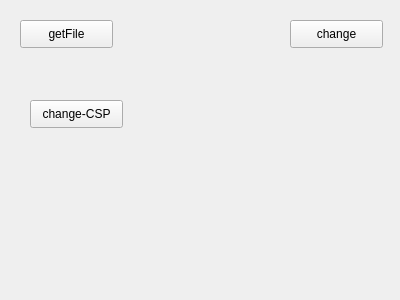
<?xml version="1.0" encoding="UTF-8"?>
<ui version="4.0">
 <class>HighLevel</class>
 <widget class="QWidget" name="HighLevel">
  <property name="geometry">
   <rect>
    <x>0</x>
    <y>0</y>
    <width>400</width>
    <height>300</height>
   </rect>
  </property>
  <property name="windowTitle">
   <string>Form</string>
  </property>
  <widget class="QPushButton" name="Btn_change">
   <property name="geometry">
    <rect>
     <x>290</x>
     <y>20</y>
     <width>93</width>
     <height>28</height>
    </rect>
   </property>
   <property name="text">
    <string>change</string>
   </property>
  </widget>
  <widget class="QPushButton" name="Btn_getFile">
   <property name="geometry">
    <rect>
     <x>20</x>
     <y>20</y>
     <width>93</width>
     <height>28</height>
    </rect>
   </property>
   <property name="text">
    <string>getFile</string>
   </property>
  </widget>
  <widget class="QPushButton" name="Btn_csp">
   <property name="geometry">
    <rect>
     <x>30</x>
     <y>100</y>
     <width>93</width>
     <height>28</height>
    </rect>
   </property>
   <property name="text">
    <string>change-CSP</string>
   </property>
  </widget>
 </widget>
 <resources/>
 <connections/>
</ui>
